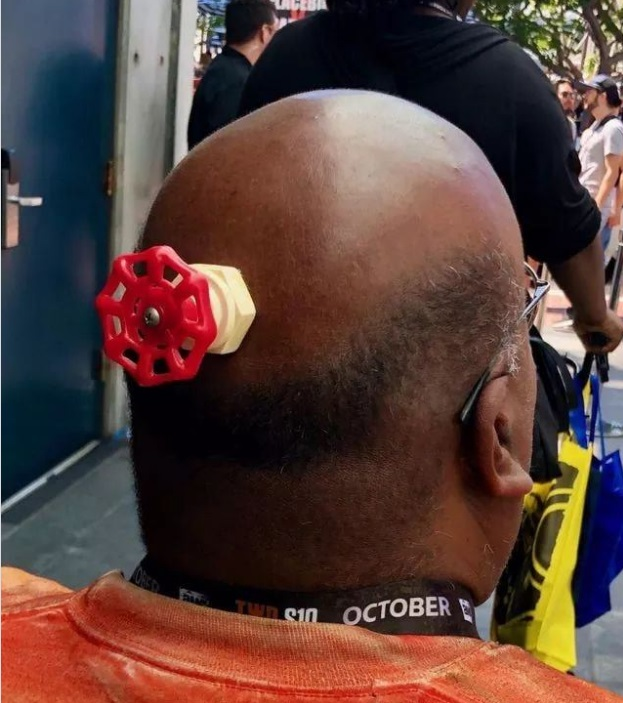
#> input picture images/img_3.jpg, 623 x 703 px
$ python transformation.py
#> lines starting #> are read from the running program, lines starting #| are printed output that depends on the picture
import cv2 as cv
import numpy as np


img = cv.imread('images/img_3.jpg')
#> img is the input picture: shape (703, 623, 3); mean B, G, R 58, 63.8, 89.4

cv.imshow('Image', img)


# Translation (Shifting)
# -x  --> Left
# +x  --> Right
# -y  --> Up
# +y  --> Down
def translate(img, x, y):
#> called with x = 100, y = 100
    transMat = np.float32([[1,0,x], [0,1,y]])
    # img.shape[1] => width,
    # img.shape[0] => height
    dimensions = (img.shape[1], img.shape[0])
#> dimensions = (623, 703)

    return cv.warpAffine(img, transMat, dimensions)
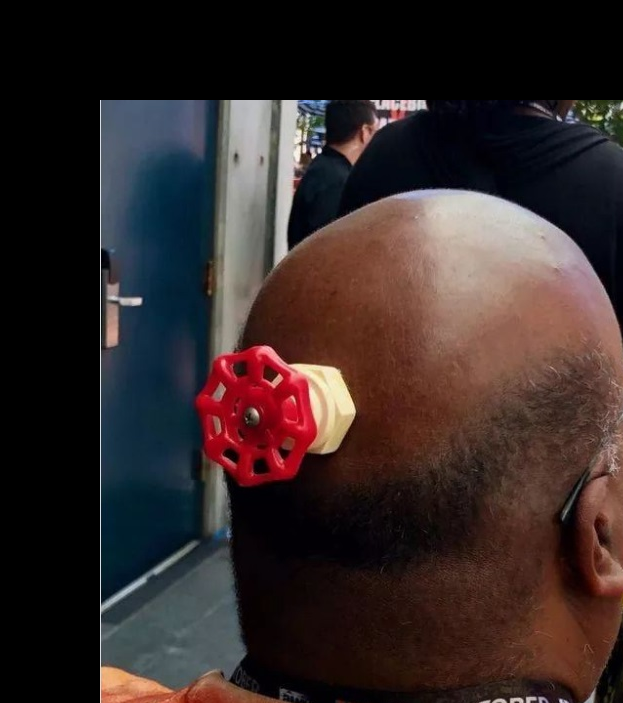
#> returned value: shape (703, 623, 3); mean of channels 0, 1, 2 39.9, 40.9, 53.2; drawn as B, G, R

# Shift image down by 100px
# and to the right by 100px
translated = translate(img, 100, 100)
cv.imshow("Shifted", translated)


# Rotation
def rotate(img, angle, rotPoint=None):
#> called with angle = 45
    (height, width) = img.shape[:2]
#> height = 703; width = 623

    # Rotate around the center if rotPoint is
    # not given.
    if rotPoint is None:
        rotPoint = (width//2, height//2)
#> rotPoint = (311, 351)

    # cv.getRotationMatrix2D(rotPoint, angle, scaling)
    rotMat = cv.getRotationMatrix2D(rotPoint, angle, 1.0)
    dimensions = (width, height)
#> dimensions = (623, 703)

    return cv.warpAffine(img, rotMat, dimensions)
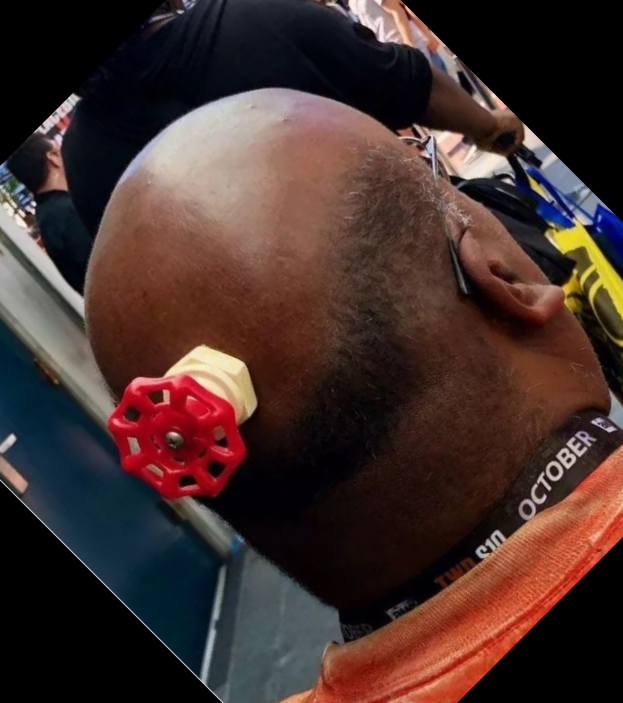
#> returned value: shape (703, 623, 3); mean of channels 0, 1, 2 43.8, 47.5, 68.1; drawn as B, G, R


rotated = rotate(img, 45)
cv.imshow('Rotated', rotated)


# Resizing
resized = cv.resize(img, (500, 500), interpolation=cv.INTER_LINEAR)
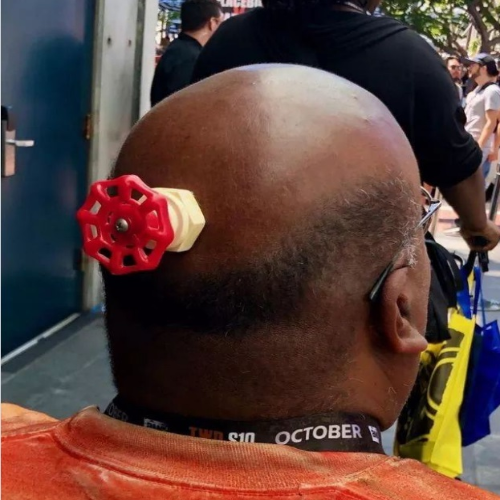
#> resized: shape (500, 500, 3); mean B, G, R 57.9, 63.7, 89.3
cv.imshow('Resized', resized)


# Flipping
# 0 --> flip image vertically
# 1 --> flip image horizontally
# -1 --> both vertically and horizontally
flip = cv.flip(img, 1)
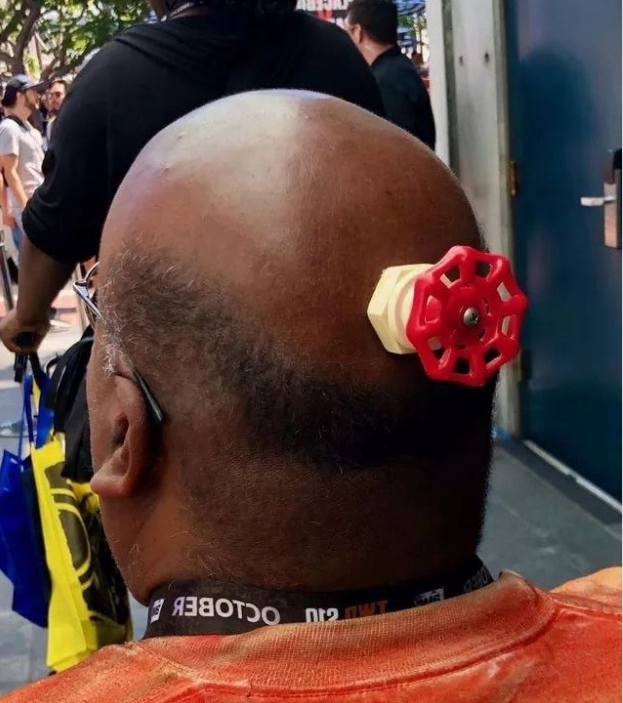
#> flip: shape (703, 623, 3); mean B, G, R 58, 63.8, 89.4
cv.imshow('Flipped', flip)


# Cropping
cropped = img[200:400, 300:400]
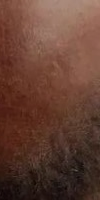
#> cropped: shape (200, 100, 3); mean B, G, R 50.9, 64, 99.5
cv.imshow('Cropped', cropped)

cv.waitKey(0)

$ run again, with images/img_1.jpg copied over images/img_3.jpg
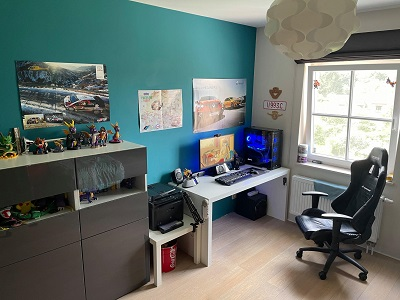
#> input picture images/img_1.jpg, 400 x 300 px
#> img is the input picture: shape (300, 400, 3); mean B, G, R 110.3, 114.5, 104.6
#> `flip = cv.flip(img, 1)`:
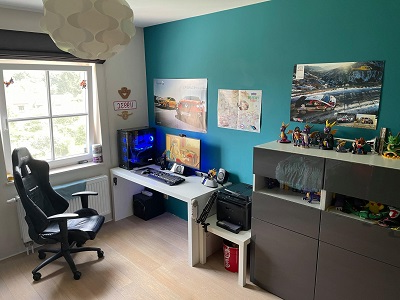
#> flip: shape (300, 400, 3); mean B, G, R 110.3, 114.5, 104.6
#> `cropped = img[200:400, 300:400]`:
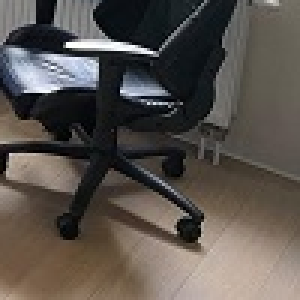
#> cropped: shape (100, 100, 3) (shown 3 times larger); mean B, G, R 77.1, 82.5, 88.7

$ run again, with images/img_2.jpg copied over images/img_3.jpg
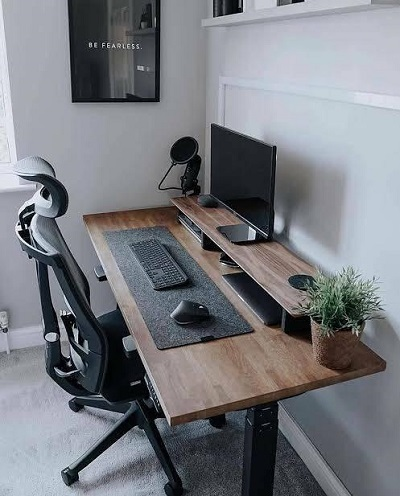
#> input picture images/img_2.jpg, 400 x 496 px
#> img is the input picture: shape (496, 400, 3); mean B, G, R 128.9, 123.3, 121.1
#> `flip = cv.flip(img, 1)`:
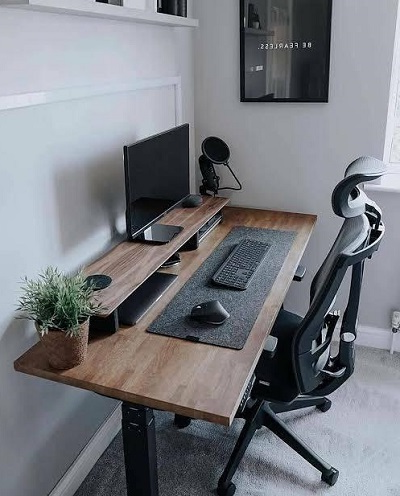
#> flip: shape (496, 400, 3); mean B, G, R 128.9, 123.3, 121.1
#> `cropped = img[200:400, 300:400]`:
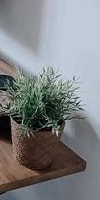
#> cropped: shape (200, 100, 3); mean B, G, R 130.5, 129, 126

$ run again, with images/img_4.jpg copied over images/img_3.jpg
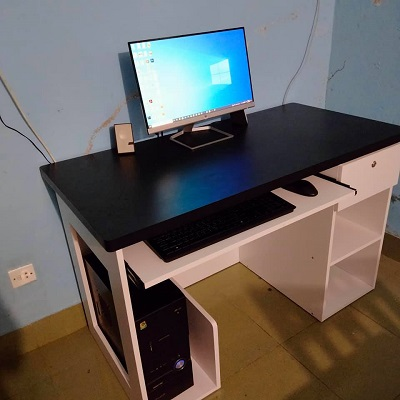
#> input picture images/img_4.jpg, 400 x 400 px
#> img is the input picture: shape (400, 400, 3); mean B, G, R 94.2, 97.4, 102.6
#> `flip = cv.flip(img, 1)`:
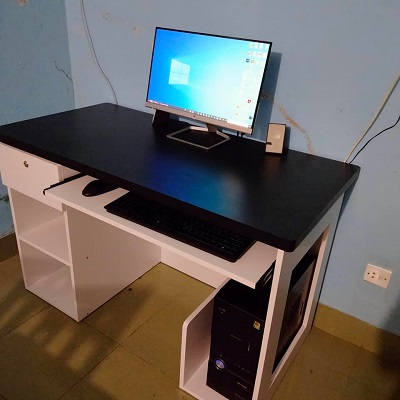
#> flip: shape (400, 400, 3); mean B, G, R 94.2, 97.4, 102.6
#> `cropped = img[200:400, 300:400]`:
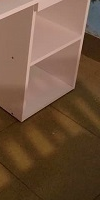
#> cropped: shape (200, 100, 3); mean B, G, R 62, 84.3, 112.9
